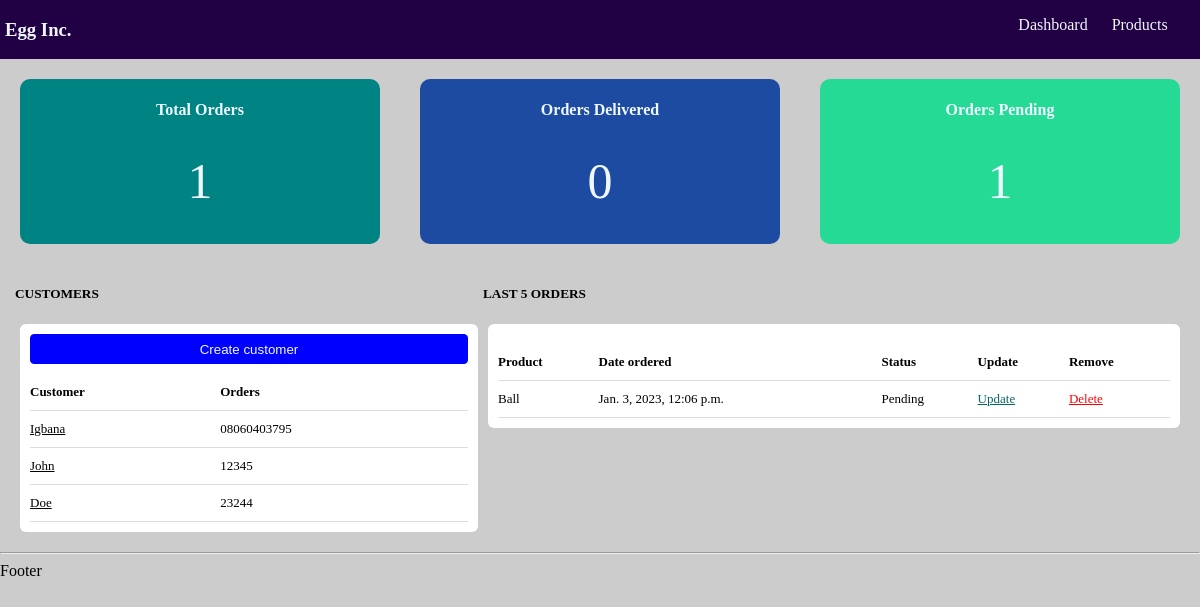
Before: / with the older database file.
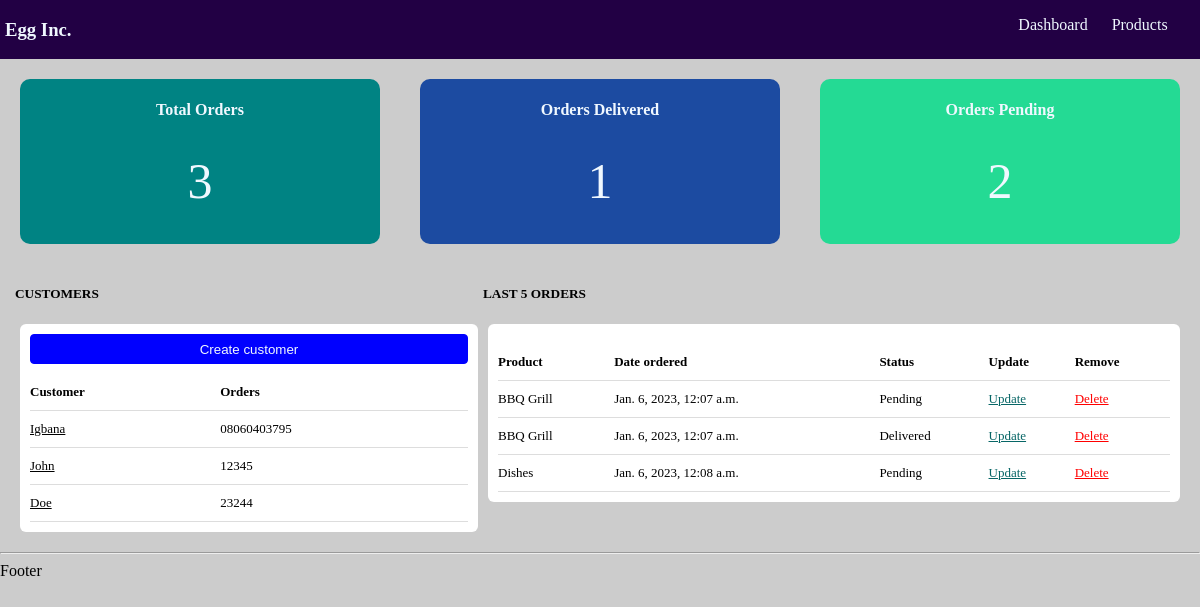
After: the same page with the newer database file.
### accounts/models.py (models this page shows, shortened)
class Customer(models.Model):
    name = models.CharField(max_length=200, null=True)
    phone = models.CharField(max_length=50, null=True)
    email = models.EmailField(max_length=254, null=True)
    date_created = models.DateTimeField(auto_now_add = True)

class Order(models.Model):
    STATUS = (
        ('Pending', 'Pending'),
        ('Out of delivery', 'Out of delivery'),
        ('Delivered', 'Delivered')
    )
    customer = models.ForeignKey(Customer, null=True, on_delete=models.SET_NULL)
    product = models.ForeignKey(Product, null=True, on_delete=models.SET_NULL)
    date_created = models.DateTimeField(auto_now_add = True)
    status = models.CharField(max_length=200, null=True, choices=STATUS)

class Product(models.Model):
    CATEGORY = (
        ('Indoor', 'Indoor'),
        ('Outdoor', 'Outdoor')
    )
    name = models.CharField(max_length=200, null=True)
    price = models.FloatField(null=True)
    category = models.CharField(max_length=200, null=True, choices=CATEGORY)
    description = models.TextField(null=True, blank=True)
    date_created = models.DateTimeField(auto_now_add = True)
    tag = models.ManyToManyField(Tag)
    def __str__(self):
        return self.name

### accounts/views.py (the view)
# urls.py: path('', views.home, name='home'),
def home(request):
    orders = Order.objects.all()
    customers = Customer.objects.all()
    total_orders = orders.count()
    orders_delivered = orders.filter(status='Delivered').count()
    orders_pending = orders.filter(status='Pending').count()
    context = {
        'orders': orders,
        'customers': customers,
        'total_orders': total_orders,
        'orders_delivered': orders_delivered,
        'orders_pending': orders_pending,
    }
    return render(request, 'screens/dashboard.html', context=context)

### accounts/templates/screens/dashboard.html (shortened to what this page needs)
{% extends 'main.html' %}
{% load static %}
{% block stylesheet %}<link rel="stylesheet" href="{% static '/css/screens/dashboard.css' %}">{% endblock stylesheet %}
{% block content %}
<div class="cards">
    <div class="card total-orders-card">
        <h4>Total Orders</h4>
        <h1>{{total_orders}}</h1>
    </div>
    <div class="card orders-delivered-card">
        <h4>Orders Delivered</h3>
        <h1>{{orders_delivered}}</h1>
    </div>
    <div class="card orders-pending-card">
        <h4>Orders Pending</h3>
        <h1>{{orders_pending}}</h1>
    </div>
</div>
<div class="tables">
    <div class="left-div">
    <h5>CUSTOMERS</h5>
    <div class="table-card customers">
        <button>
            Create customer
        </button>
        <table>
            <tr>
                <th>Customer</th>
                <th>Orders</th>
            </tr>
            {% for customer in customers %}
            <tr>
                <td><a href="{% url 'customer' customer.id %}">{{ customer.name }}</a></td>
                <td>{{ customer.phone }}</td>
            </tr>
            {% endfor %}
        </table>
    </div>
</div>
    <div class="right-div">
    <h5>LAST 5 ORDERS</h5>
    <div class="table-card last-5-orders">
        {% include 'components/order_table.html' %}
    </div>
</div>
</div>
{% endblock content %}

### accounts/templates/main.html (shortened to what this page needs)
{% load static %}
<!DOCTYPE html>
<html lang="en">
<head>
    {% block stylesheet %}{% endblock stylesheet %}
    <link rel="stylesheet" href="{% static '/css/main.css' %}">
    <link rel="stylesheet" href="{% static '/css/components/navbar.css' %}">
</head>
<body>
    {% include 'components/navbar.html' %}
    {% block content %}
    {% endblock content %}
    <hr />
    <footer>Footer</footer>
</body>
</html>

### accounts/templates/components/navbar.html (shortened to what this page needs)
{% block navbar %}
    <div id="nav-bar">
        <h3 id="logo">Egg <span id="wrd2">Inc.</span></h3>
        <ul class="links">
            <li><a href="{% url 'home' %}">Dashboard</a></li>
            <li><a href="{% url 'products' %}">Products</a></li>
        </ul>
    </div>
{% endblock navbar %}

### accounts/templates/components/order_table.html
{% block order_table %}
<table>
    <tr>
        <th>
            Product
        </th>
        <th>
            Date ordered
        </th>
        <th>
            Status
        </th>
        <th>
            Update
        </th>
        <th>
            Remove
        </th>
    </tr>
    {% for order in orders %}
    <tr>
        <td>{{ order.product }}</td>
        <td>{{ order.date_created }}</td>
        <td>{{ order.status }}</td>
        <td><a href="{% url 'update_order' order.id %}" id="update-link">Update</a></td>
        <td><a href="{% url 'delete_order' order.id %}" id="delete-link">Delete</a></td>
    </tr>
    {% endfor %}
</table>
{% endblock order_table %}

### accounts/templates/static/css/screens/dashboard.css (style rules this page uses)
.cards { display: flex; justify-content:space-evenly; color: aliceblue; margin: 20px 0px; }
.card { border-radius: 10px; padding: 0px 10px; flex: 1; margin: 0px 20px; }
h4 { text-align: center; }
.tables { display: flex; margin: 20px 15px; }
h5 { text-align: left; }
.table-card { margin: 0px 5px; padding: 10px; background-color: white; border-radius: 6px; }
a { color: black; }
.left-div { flex: 4; }
.right-div { flex: 6; }
th { font-size:small; }
.total-orders-card { background-color:rgb(0, 131, 131); }
.orders-delivered-card { background-color:rgb(28, 75, 161); }
.orders-pending-card { background-color:rgb(36, 218, 148); }

### accounts/templates/static/css/main.css (style rules this page uses)
body { margin: 0; padding: 0; background-color: #ccc; }
th, td { border-bottom: 1px solid #ddd; padding: 10px 0px; text-align: left; }
table { border-collapse: collapse; width: 100%; margin-top: 10px; }
td { font-size: small; font-weight: normal; }
#update-link { color:rgb(7, 102, 102); }
h1 { font-size: 50px; font-weight: lighter; text-align: center; }
#delete-link { color: red; }
button { background-color: blue; width: 100%; border: 1px solid blue; border-radius: 4px; height: 30px; color: aliceblue; align-self: center; }

### accounts/templates/static/css/components/navbar.css (style rules this page uses)
#nav-bar { background-color: #204; color: aliceblue; display: flex; justify-content:space-between; position: sticky; top: 0; width: 100%; }
.links { text-decoration: none; display: flexbox; list-style: none; flex: .2; justify-content: right; }
.links li { display: inline-block; padding: 0px 10px; }
.links li a { display: block; color: aliceblue; text-decoration: none; }
#logo { align-self: center; display: inline-block; padding: 0px 5px; flex: 1; }

Changed rows visible on the page:
removed Order: product "Ball", date_created "Jan. 3, 2023, 12:06 p.m.", status "Pending"
added Order: product "BBQ Grill", date_created "Jan. 6, 2023, 12:07 a.m.", status "Pending"
added Order: product "BBQ Grill", date_created "Jan. 6, 2023, 12:07 a.m.", status "Delivered"
added Order: product "Dishes", date_created "Jan. 6, 2023, 12:08 a.m.", status "Pending"
Other visible differences:
{{ total_orders }}: "1" → "3"
{{ orders_delivered }}: "0" → "1"
{{ orders_pending }}: "1" → "2"
